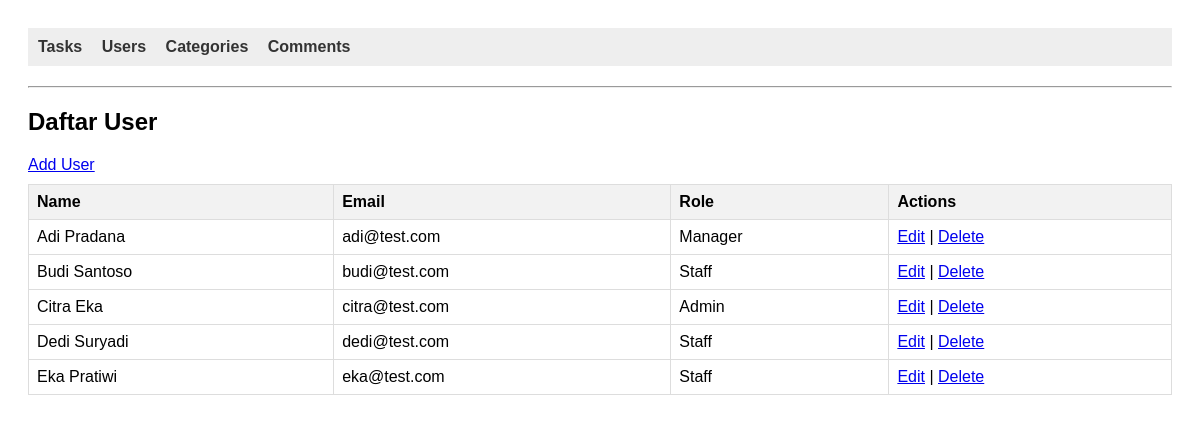
The page /index.php?entity=user on the database its author committed.
### tables this page shows
CREATE TABLE `users` (
  `id` int(11) NOT NULL,
  `name` varchar(100) NOT NULL,
  `email` varchar(100) NOT NULL,
  `role` enum('Admin','Staff','Manager') DEFAULT 'Staff'
);

### models/User.php (called while the page is built, shortened)
<?php
require_once "config/Database.php";
class User
{
  private $conn;
  private $table = "users";
  public function __construct()
  {
    $database = new Database();
    $this->conn = $database->getConnection();
  }
  public function getAll()
  {
    $query = "SELECT * FROM " . $this->table;
    $stmt = $this->conn->prepare($query);
    $stmt->execute();
    return $stmt->fetchAll(PDO::FETCH_ASSOC);
  }
}

### config/Database.php (called while the page is built, shortened)
<?php
class Database
{
  private $host = "localhost";
  private $database = "db_taskmanager";
  private $username = "root";
  private $password = "";
  public function getConnection()
  {
    $this->conn = null;
    try {
      $this->conn = new PDO("mysql:host=" . $this->host . ";dbname=" . $this->database, $this->username, $this->password);
      $this->conn->setAttribute(PDO::ATTR_ERRMODE, PDO::ERRMODE_EXCEPTION);
    } catch (PDOException $exception) {
      echo "Connection error: " . $exception->getMessage();
    }
    return $this->conn;
  }
}

### viewmodels/UserViewModel.php (called while the page is built, shortened)
<?php
require_once 'models/User.php';
class UserViewModel
{
  private $model;
  public function __construct()
  {
    $this->model = new User();
  }
  public function getList()
  {
    return $this->model->getAll();
  }
}

### views/user_list.php (the view)
<?php require_once 'views/template/header.php'; ?>
<h2>Daftar User</h2>
<a href="index.php?entity=user&action=add">Add User</a>
<table>
  <tr>
    <th>Name</th>
    <th>Email</th>
    <th>Role</th>
    <th>Actions</th>
  </tr>
  <?php foreach ($userList as $u): ?>
    <tr>
      <td><?= htmlspecialchars($u['name']) ?></td>
      <td><?= htmlspecialchars($u['email']) ?></td>
      <td><?= htmlspecialchars($u['role']) ?></td>
      <td>
        <a href="index.php?entity=user&action=edit&id=<?= $u['id'] ?>">Edit</a> |
        <a href="index.php?entity=user&action=delete&id=<?= $u['id'] ?>" onclick="return confirm('Hapus?')">Delete</a>
      </td>
    </tr>
  <?php endforeach; ?>
</table>
<?php require_once 'views/template/footer.php'; ?>

### views/template/header.php (style rules this page uses)
body { font-family: sans-serif; padding: 20px; }
table { border-collapse: collapse; width: 100%; margin-top: 10px; }
th, td { border: 1px solid #ddd; padding: 8px; text-align: left; }
th { background-color: #f2f2f2; }

### rows shown on the page
users: name "Adi Pradana", email "adi@test.com", role "Manager"
users: name "Budi Santoso", email "budi@test.com", role "Staff"
users: name "Citra Eka", email "citra@test.com", role "Admin"
users: name "Dedi Suryadi", email "dedi@test.com", role "Staff"
users: name "Eka Pratiwi", email "eka@test.com", role "Staff"
